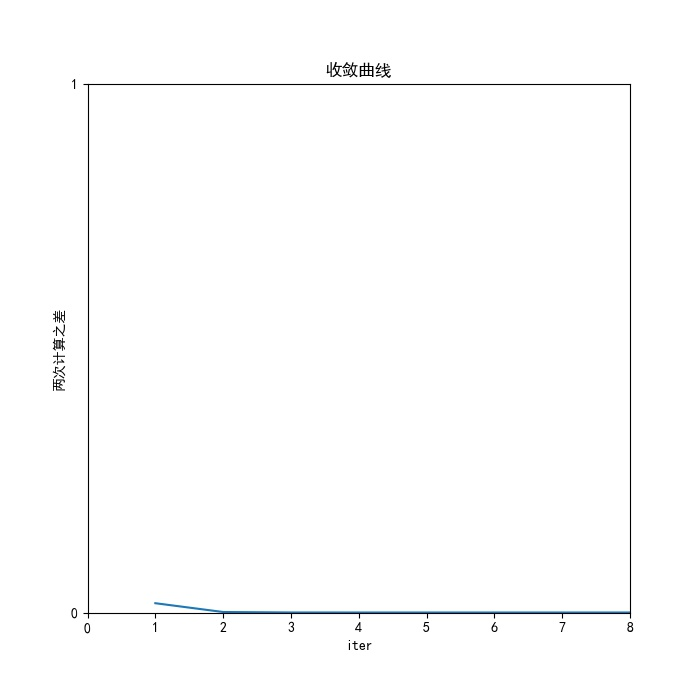

Write the Python code that produced this figure.
# CREATED BY 2052972
import numpy as np
import matplotlib.pyplot as plt
from matplotlib.pyplot import MultipleLocator
import time
import sys
from docx import Document
from docx.shared import Inches
class Intergrate:
    def __init__(self,fun,a,b,model,accuracy):#输入函数，左右限
        self.fun=fun
        self.a=float(a)#左
        self.b=float(b)#右
        self.model=int(model)
        self.accuracy=float(accuracy)
    def warning(self):#警告函数
        if self.a>self.b:
            print("积分左右限不对")
    def rect(self,n):#矩形法
        h=(self.b-self.a)/n
        sum=0
        for ii in range(0,n):
            sum=sum + self.fun(self.a+(ii+0.5)*h)
        return sum*h
    
    def trapezium(self,n):#梯形法
        h=(self.b-self.a)/n
        sum=(self.fun(self.a)+self.fun(self.b))
        for ii in range(1,n):
            sum=sum + 2*self.fun(self.a+ii*h)
        return sum*h/2
    
    def simpson(self,n):#辛普森法
        h=(self.b-self.a)/n
        sum=self.fun(self.a)*0.5
        for ii in range(1,n):
            sum =sum +self.fun(self.a+ii*h)
        sum =sum +self.fun(self.b)*0.5    
        sumid =0
        for ii in range(1,n+1):
            sumid=sumid + self.fun(self.a+(ii-0.5)*h)
        return (sum+2*sumid)*h/3.0
    
    def gauss1(self,n):#高斯_勒让德法
        sum=0
        if n==1:
            clist=[2]
            xlist=[0]
        elif n==2:
            clist=[1,1]
            xlist=[-0.577350269,0.577350269]
        elif n==3:
            clist=[0.5555556,0.8888889,0.5555556]
            xlist=[-0.774596669,0.0,0.774596669]
        elif n==4:
            clist=[0.3478548,0.6521452,0.6521452,0.3478548]
            xlist=[-0.861136312,-0.339981044,0.339981044,0.861136312]
        elif n==5:
            clist=[0.2369269,0.4786287,0.5688889,0.4786287,0.2369269]
            xlist=[-0.906179846,-0.538469310,0.0,0.538469310,0.906179846]
        elif n==6:
            clist=[0.1713245,0.3607616,0.4679139,0.4679139,0.3607616,0.1713245]
            xlist=[0.932469514,-0.661209386,-0.238619186,0.238619186,0.661209386,-0.932469514]
        else:
            print("n too big")
        for i in range(len(clist)):
            sum=sum+clist[i]*self.fun((self.b-self.a)/2*xlist[i]+(self.a+self.b)/2)
        sum=sum*(self.b-self.a)/2
        return sum
    
    def gauss(self,n):#高斯法
        sum=0
        cax=xishu(self.a,self.b,n)
        clist=list(cax[0:n])
        xlist=list(cax[n:len(cax)])
        for i in range(len(clist)):
            sum=sum+float(clist[i])*self.fun(float(xlist[i]))
        return sum
    
    def gauss3(self,n1):#分区间高斯算法
        sum1=0
        a1=self.a
        n=3
        sumlist=[]
        if n==1:
            clist=[2]
            xlist=[0]
        elif n==2:
            clist=[1,1]
            xlist=[-0.577350269,0.577350269]
        elif n==3:
            clist=[0.5555556,0.8888889,0.5555556]
            xlist=[-0.774596669,0.0,0.774596669]
        elif n==4:
            clist=[0.3478548,0.6521452,0.6521452,0.3478548]
            xlist=[-0.861136312,-0.339981044,0.339981044,0.861136312]
        elif n==5:
            clist=[0.2369269,0.4786287,0.5688889,0.4786287,0.2369269]
            xlist=[-0.906179846,-0.538469310,0.0,0.538469310,0.906179846]
        elif n==6:
            clist=[0.1713245,0.3607616,0.4679139,0.4679139,0.3607616,0.1713245]
            xlist=[0.932469514,-0.661209386,-0.238619186,0.238619186,0.661209386,-0.932469514]
        else:
            print("n too big")
        h=(self.b-self.a)/n1
        for ii in range(1,n1+1):
            sum1=0
            down=a1
            a1=self.a+ii*h
            up=a1
            for i in range(len(clist)):
                sum1=sum1+clist[i]*self.fun((up-down)/2*xlist[i]+(up+down)/2)
            sum1=sum1*(up-down)/2
            sumlist.append(sum1)
            
        return sum(sumlist)
    
    def iteration(self,itermin,itermax):#自适应迭代算法
        itermin=int(itermin)
        itermax=int(itermax)
        n=2
        err=sys.float_info.max
        iterlist=[]
        nlist=[]
        resultlist=[]
        chalist=[]
        if self.model==0:            
            origin=self.rect(n)
            while err>self.accuracy and itermin<itermax:
                n=n*2
                new=self.rect(n)
                err=abs(new-origin)
                nlist.append(n)
                resultlist.append(new)
                iterlist.append(itermin)
                chalist.append(err)
                itermin=itermin+1
                origin=new
        elif self.model==1:
            origin=self.trapezium(n)
            while err>self.accuracy and itermin<itermax:
                n=n*2
                new=self.trapezium(n)
                err=abs(new-origin)
                nlist.append(n)
                resultlist.append(new)
                iterlist.append(itermin)
                chalist.append(err)
                itermin=itermin+1
                origin=new
        elif self.model==2:
            origin=self.simpson(n)
            while err>self.accuracy and itermin<itermax:
                n=n*2
                new=self.simpson(n)
                err=abs(new-origin)
                nlist.append(n)
                resultlist.append(new)
                iterlist.append(itermin)
                chalist.append(err)
                itermin=itermin+1
                origin=new
        elif self.model==3:
            n=2
            origin=self.gauss1(n)
            while err>self.accuracy and itermin<itermax or n<5:                
                n=n+1
                new=self.gauss1(n)
                err=abs(new-origin)
                nlist.append(n)
                resultlist.append(new)
                iterlist.append(itermin)
                chalist.append(err)
                origin=new
                itermin=itermin+1
                if n==6:
                    break
        elif self.model==4:
            n=1
            origin=self.gauss(n)
            while err>self.accuracy and itermin<itermax:                
                n=n+1
                new=self.gauss(n)
                err=abs(new-origin)
                nlist.append(n)
                resultlist.append(new)
                iterlist.append(itermin)
                chalist.append(err)
                origin=new
                itermin=itermin+1
                if n==3:
                    break
        elif self.model==5:
            origin=self.gauss3(n)
            while err>self.accuracy and itermin<itermax:
                n=n+1
                new=self.gauss3(n)
                err=abs(new-origin)
                nlist.append(n)
                resultlist.append(new)
                iterlist.append(itermin)
                chalist.append(err)
                itermin=itermin+1
                origin=new
            
        return iterlist,nlist,resultlist,chalist
# 高斯算法系数计算,理解错区间高斯编的，不想删了
from sympy import *
def xishu(a,b,n):
    if n==1:
        
        a=a
        b=b
        a0 = Symbol('a0')
        x0 = Symbol('x0')
        solved_value=solve([
                a0+a-b,
                a0*x0-1/2*(b**2-a**2)
            ], [a0,x0])
    elif n==2:
        a0 = Symbol('a0')
        a1 = Symbol('a1')
        x0 = Symbol('x0')
        x1 = Symbol('x1')
        solved_value=solve([
                a0+a1+a-b,
                a0*x0+a1*x1-1/2*(b**2-a**2),
                a0*x0**2+a1*x1**2-1/3*(b**3-a**3),
                a0*x0**3+a1*x1**3-1/4*(b**4-a**4),
            ], [a0,a1,x0,x1])
    elif n==3:
        a0 = Symbol('a0')
        a1 = Symbol('a1')
        a2 = Symbol('a2')
        x0 = Symbol('x0')
        x1 = Symbol('x1')
        x2 = Symbol('x2')
        solved_value=solve([
                a0+a1+a2+a-b,
                a0*x0+a1*x1+a2*x2-1/2*(b**2-a**2),
                a0*x0**2+a1*x1**2+a2*x2**2-1/3*(b**3-a**3),
                a0*x0**3+a1*x1**3+a2*x2**3-1/4*(b**4-a**4),
                a0*x0**4+a1*x1**4+a2*x2**4-1/5*(b**5-a**5),
                a0*x0**5+a1*x1**5+a2*x2**5-1/6*(b**6-a**6),   
            ], [a0,a1,a2,x0,x1,x2])
    elif n==4:
        a0 = Symbol('a0')
        a1 = Symbol('a1')
        a2 = Symbol('a2')
        a3 = Symbol('a3')
        x0 = Symbol('x0')
        x1 = Symbol('x1')
        x2 = Symbol('x2')
        x3 = Symbol('x3')
        solved_value=solve([
                a0+a1+a2+a3+a-b,
                a0*x0+a1*x1+a2*x2+a3*x3-1/2*(b**2-a**2),
                a0*x0**2+a1*x1**2+a2*x2**2+a3*x3**2-1/3*(b**3-a**3),
                a0*x0**3+a1*x1**3+a2*x2**3+a3*x3**3-1/4*(b**4-a**4),
                a0*x0**4+a1*x1**4+a2*x2**4+a3*x3**4-1/5*(b**5-a**5),
                a0*x0**5+a1*x1**5+a2*x2**5+a3*x3**5-1/6*(b**6-a**6),
                a0*x0**6+a1*x1**6+a2*x2**6+a3*x3**6-1/7*(b**7-a**7),
                a0*x0**7+a1*x1**7+a2*x2**7+a3*x3**7-1/8*(b**8-a**8),
            ], [a0,a1,a2,a3,x0,x1,x2,x3])
    return solved_value[0]
def picture(a,b,i):#收敛曲线的绘制
    fig=plt.figure(figsize=(7,7),dpi=100)
    plt.title("收敛曲线")
    plt.xlabel("iter")
    plt.ylabel("两次计算之差")
    plt.rcParams['font.sans-serif']=['Simhei']
    plt.rcParams['axes.unicode_minus']=False
    x_major_locator=MultipleLocator(1)
    y_major_locator=MultipleLocator(1)
    ax=plt.gca()
    ax.xaxis.set_major_locator(x_major_locator)
    ax.yaxis.set_major_locator(y_major_locator)
    plt.xlim(0,len(a))
    plt.ylim(int(min(b)-1),int(max(b))+1)
    plt.plot(a,b)
    
    plt.savefig('./{}.jpg'.format(i))
    plt.show()
def picture2(a,b):#与精确值误差曲线绘制
    fig=plt.figure(figsize=(7,7),dpi=100)
    plt.title("与精确值误差曲线")
    plt.xlabel("n")
    plt.ylabel("与精确值的误差")
    plt.rcParams['font.sans-serif']=['Simhei']
    plt.rcParams['axes.unicode_minus']=False
    x_major_locator=MultipleLocator(1)
    y_major_locator=MultipleLocator(1)
    ax1=plt.gca()
    ax1.xaxis.set_major_locator(x_major_locator)
    ax1.yaxis.set_major_locator(y_major_locator)
    plt.xlim(0,int(max(a)))
    plt.ylim(int(min(b)-1),int(max(b))+1)
    plt.plot(a,b)
    plt.show()
fun = lambda x:x**2+np.cos(x+3)
ytrue=np.sin(6)+35/3-np.sin(1)
print("精确计算结果：",ytrue)
document_1 = Document()
document_1.add_heading("小结")
document_1.add_paragraph('模型0为矩形法，模型1为梯形法，模型2为辛普森法，模型3为高斯—勒让德法，模型4为高斯法,模型5为区间高斯法')
document_1.add_picture('{}.jpg'.format(20), width=Inches(3.5))
for i in range(0,6):
    locals()['test_'+str(i)]=Intergrate(fun,-2,3,i,1E-10)
    start_time = time.time()
    iterlist,nlist,resultlist,chalist=locals()['test_'+str(i)].iteration(1,20)  
    end_time=time.time()
    deltat=end_time-start_time
    print("模型{}耗时为：".format(i),deltat)
    print("计算结果为：",resultlist[len(resultlist)-1])
    document_1.add_heading('模型{}'.format(i),level=2)
    document_1.add_paragraph("模型{}耗时为{}：".format(i,deltat))
    document_1.add_paragraph("计算结果为{}：".format(resultlist[len(resultlist)-1]))
    error=abs(resultlist[len(resultlist)-1]-ytrue)
    document_1.add_paragraph(("与精确值误差为：{}".format(error)))
    x=len(resultlist)
    locals()['table_'+str(i)]= document_1.add_table(rows=x+1, cols=3, style='Table Grid')
    hc = locals()['table_'+str(i)].rows[0].cells
    hc[0].text = 'Iteration'
    hc[1].text = 'No.of Points'
    hc[2].text = 'Result'
    for j in range(1,x+1):
        bc1 = locals()['table_'+str(i)].rows[j].cells
        bc1[0].text=str(iterlist[j-1])
        bc1[1].text=str(nlist[j-1])
        bc1[2].text=str(resultlist[j-1])
    fig=picture(iterlist,chalist,i)
    document_1.add_page_break()
document_1.add_heading('收敛图',level=2)
for i in range(0,6):
    document_1.add_paragraph('模型{}'.format(i))
    document_1.add_picture('{}.jpg'.format(i), width=Inches(3.5))
    document_1.add_paragraph('流程图')
    document_1.add_picture('{}.jpg'.format(i+6), width=Inches(3.5))
    document_1.add_page_break()
document_1.save('test.docx')
